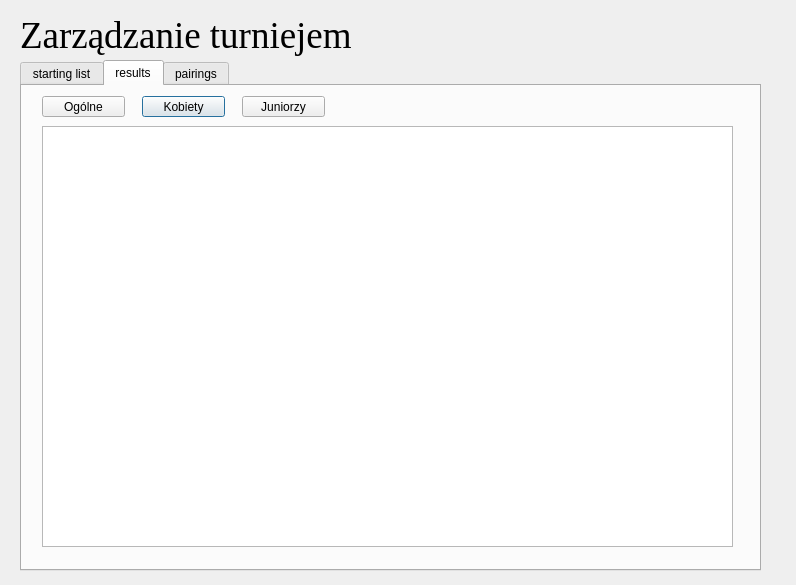
<?xml version="1.0" encoding="UTF-8"?>
<ui version="4.0">
 <class>pairings</class>
 <widget class="QDialog" name="pairings">
  <property name="geometry">
   <rect>
    <x>0</x>
    <y>0</y>
    <width>796</width>
    <height>585</height>
   </rect>
  </property>
  <property name="windowTitle">
   <string>Dialog</string>
  </property>
  <widget class="QTabWidget" name="tabWidget">
   <property name="geometry">
    <rect>
     <x>20</x>
     <y>60</y>
     <width>741</width>
     <height>511</height>
    </rect>
   </property>
   <property name="font">
    <font>
     <family>Liberation Sans</family>
    </font>
   </property>
   <property name="currentIndex">
    <number>1</number>
   </property>
   <widget class="QWidget" name="starting_list">
    <attribute name="title">
     <string>starting list</string>
    </attribute>
    <widget class="QTableView" name="tableView">
     <property name="geometry">
      <rect>
       <x>10</x>
       <y>10</y>
       <width>751</width>
       <height>421</height>
      </rect>
     </property>
    </widget>
   </widget>
   <widget class="QWidget" name="results">
    <attribute name="title">
     <string>results</string>
    </attribute>
    <widget class="QTableView" name="results_table">
     <property name="geometry">
      <rect>
       <x>20</x>
       <y>40</y>
       <width>691</width>
       <height>421</height>
      </rect>
     </property>
    </widget>
    <widget class="QPushButton" name="pushButton_2">
     <property name="geometry">
      <rect>
       <x>120</x>
       <y>10</y>
       <width>83</width>
       <height>21</height>
      </rect>
     </property>
     <property name="text">
      <string>Kobiety</string>
     </property>
    </widget>
    <widget class="QPushButton" name="pushButton_3">
     <property name="geometry">
      <rect>
       <x>220</x>
       <y>10</y>
       <width>83</width>
       <height>21</height>
      </rect>
     </property>
     <property name="text">
      <string>Juniorzy</string>
     </property>
    </widget>
    <widget class="QPushButton" name="pushButton_4">
     <property name="geometry">
      <rect>
       <x>20</x>
       <y>10</y>
       <width>83</width>
       <height>21</height>
      </rect>
     </property>
     <property name="text">
      <string>Ogólne</string>
     </property>
    </widget>
   </widget>
   <widget class="QWidget" name="pairings_table">
    <attribute name="title">
     <string>pairings</string>
    </attribute>
    <widget class="QTableView" name="pairings_round">
     <property name="geometry">
      <rect>
       <x>10</x>
       <y>50</y>
       <width>681</width>
       <height>361</height>
      </rect>
     </property>
     <property name="font">
      <font>
       <family>Liberation Sans</family>
      </font>
     </property>
    </widget>
    <widget class="QComboBox" name="current_round">
     <property name="geometry">
      <rect>
       <x>150</x>
       <y>10</y>
       <width>141</width>
       <height>28</height>
      </rect>
     </property>
     <property name="font">
      <font>
       <family>Liberation Sans</family>
      </font>
     </property>
    </widget>
    <widget class="QLabel" name="label">
     <property name="geometry">
      <rect>
       <x>10</x>
       <y>10</y>
       <width>121</width>
       <height>31</height>
      </rect>
     </property>
     <property name="font">
      <font>
       <family>Liberation Sans</family>
      </font>
     </property>
     <property name="text">
      <string>Kojarzenie rundy: </string>
     </property>
    </widget>
    <widget class="QPushButton" name="b1_0">
     <property name="geometry">
      <rect>
       <x>10</x>
       <y>430</y>
       <width>83</width>
       <height>29</height>
      </rect>
     </property>
     <property name="text">
      <string>1/0</string>
     </property>
    </widget>
    <widget class="QPushButton" name="b_1_2">
     <property name="geometry">
      <rect>
       <x>110</x>
       <y>430</y>
       <width>83</width>
       <height>29</height>
      </rect>
     </property>
     <property name="text">
      <string>1/2</string>
     </property>
    </widget>
    <widget class="QPushButton" name="b_p_m">
     <property name="geometry">
      <rect>
       <x>310</x>
       <y>430</y>
       <width>83</width>
       <height>29</height>
      </rect>
     </property>
     <property name="text">
      <string>+/-</string>
     </property>
    </widget>
    <widget class="QPushButton" name="b_0_1">
     <property name="geometry">
      <rect>
       <x>210</x>
       <y>430</y>
       <width>83</width>
       <height>29</height>
      </rect>
     </property>
     <property name="text">
      <string>0/1</string>
     </property>
    </widget>
    <widget class="QPushButton" name="b_m_p">
     <property name="geometry">
      <rect>
       <x>410</x>
       <y>430</y>
       <width>83</width>
       <height>29</height>
      </rect>
     </property>
     <property name="text">
      <string>-/+</string>
     </property>
    </widget>
    <widget class="QPushButton" name="b_0_0">
     <property name="geometry">
      <rect>
       <x>510</x>
       <y>430</y>
       <width>83</width>
       <height>29</height>
      </rect>
     </property>
     <property name="text">
      <string>0/0</string>
     </property>
    </widget>
   </widget>
  </widget>
  <widget class="QLabel" name="label_2">
   <property name="geometry">
    <rect>
     <x>20</x>
     <y>10</y>
     <width>811</width>
     <height>51</height>
    </rect>
   </property>
   <property name="font">
    <font>
     <family>Liberation Serif</family>
     <pointsize>28</pointsize>
    </font>
   </property>
   <property name="text">
    <string>Zarządzanie turniejem</string>
   </property>
  </widget>
 </widget>
 <resources/>
 <connections/>
</ui>
